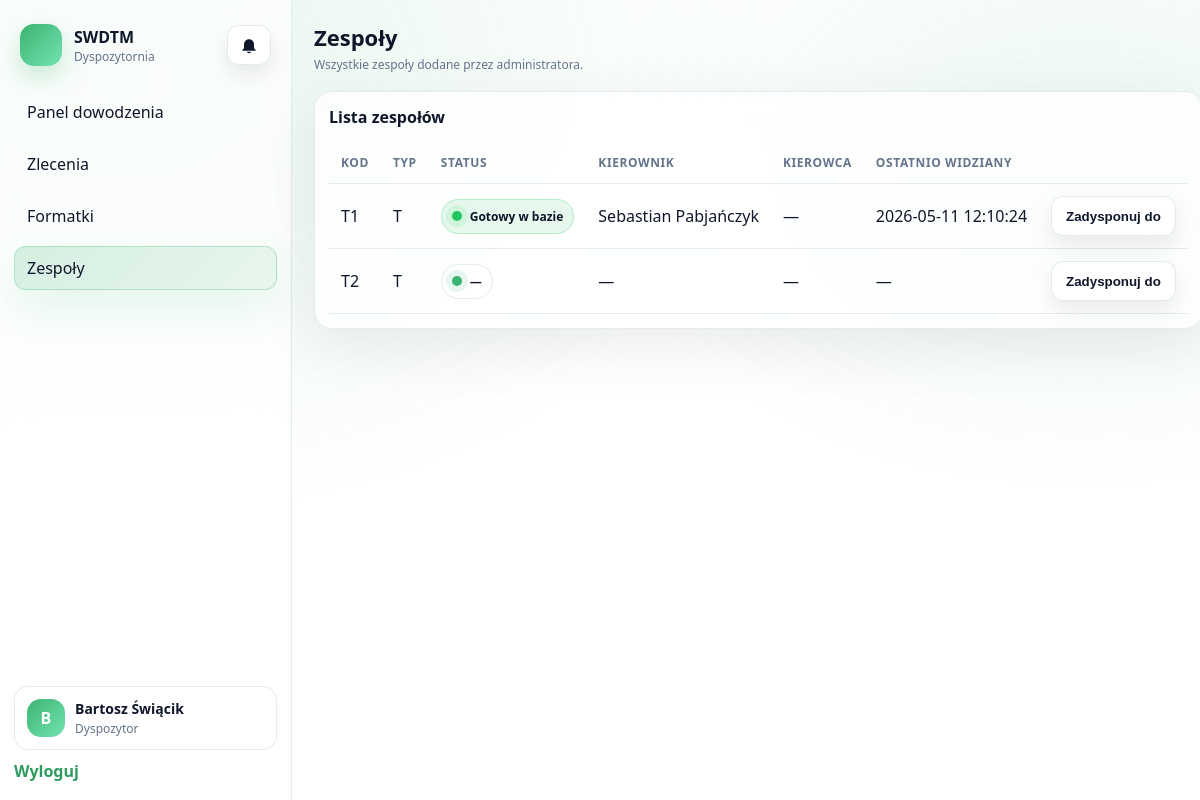
Screenshot of /public/dispatcher/teams.php (signed in) with the database file from the repository.
### tables this page shows
CREATE TABLE `team_presence` (
  `team_code` varchar(20) NOT NULL,
  `status_code` varchar(60) DEFAULT NULL,
  `status_label` varchar(120) DEFAULT NULL,
  `leader_name` varchar(120) DEFAULT NULL,
  `driver_name` varchar(120) DEFAULT NULL,
  `last_seen_at` datetime NOT NULL DEFAULT current_timestamp() ON UPDATE current_timestamp()
);

CREATE TABLE `teams` (
  `id` int(10) UNSIGNED NOT NULL,
  `code` varchar(20) NOT NULL,
  `type` enum('T','P','S') NOT NULL,
  `name` varchar(120) DEFAULT NULL,
  `is_active` tinyint(1) NOT NULL DEFAULT 1,
  `created_at` datetime NOT NULL DEFAULT current_timestamp(),
  `updated_at` datetime NOT NULL DEFAULT current_timestamp() ON UPDATE current_timestamp()
);

### src/auth.php (called while the page is built, shortened)
<?php
function base_path(): string
{
    $host = $_SERVER['HTTP_X_FORWARDED_HOST'] ?? ($_SERVER['HTTP_HOST'] ?? '');
    $host = is_string($host) ? $host : '';
    $script = $_SERVER['SCRIPT_NAME'] ?? '';
    $script = is_string($script) ? $script : '';
    $uri = $_SERVER['REQUEST_URI'] ?? '';
    $uri = is_string($uri) ? $uri : '';
    $pos = strpos($script, '/public/');
    if ($pos !== false) {
        return substr($script, 0, $pos) . '/public';
    }
    return '';
}
function url(string $path): string
{
    return base_path() . $path;
}
function current_user(): ?array
{
    $u = $_SESSION['user'] ?? null;
    return $u;
}

### public/dispatcher/teams.php (the view, shortened to what this page needs)
<?php
require __DIR__ . '/../../src/auth.php';
$user = current_user();
$pdo = db();
$pendingCount = 0;
try {
    $stCnt = $pdo->query("SELECT COUNT(*) FROM client_requests WHERE status = 'pending'");
    $pendingCount = (int)($stCnt->fetchColumn() ?: 0);
} catch (Throwable $e) {
    $pendingCount = 0;
}
$teams = [];
try {
    $stmt = $pdo->query("SELECT code, type, is_active, COALESCE(name, '') AS name FROM teams ORDER BY code ASC");
    $baseTeams = $stmt->fetchAll();
    $presenceByCode = [];
    try {
        $pdo->exec(
            "CREATE TABLE IF NOT EXISTS team_presence (\n"
            . "  team_code VARCHAR(20) NOT NULL,\n"
            . "  status_code VARCHAR(60) NULL,\n"
            . "  status_label VARCHAR(120) NULL,\n"
            . "  leader_name VARCHAR(120) NULL,\n"
            . "  driver_name VARCHAR(120) NULL,\n"
            . "  last_seen_at DATETIME NOT NULL DEFAULT CURRENT_TIMESTAMP ON UPDATE CURRENT_TIMESTAMP,\n"
            . "  PRIMARY KEY (team_code),\n"
            . "  KEY idx_team_presence_last_seen (last_seen_at)\n"
            . ") ENGINE=InnoDB DEFAULT CHARSET=utf8mb4 COLLATE=utf8mb4_unicode_ci"
        );
        $stmt = $pdo->query(
            "SELECT team_code, COALESCE(status_label, '') AS status_label, COALESCE(leader_name, '') AS leader_name, COALESCE(driver_name, '') AS driver_name, last_seen_at\n"
            . "FROM team_presence"
        );
        $rows = $stmt->fetchAll();
        foreach ($rows as $r) {
            $presenceByCode[(string)$r['team_code']] = $r;
        }
    } catch (Throwable $e) {
        $presenceByCode = [];
    }
    $teams = [];
    foreach ($baseTeams as $t) {
        $code = (string)($t['code'] ?? '');
        $p = $presenceByCode[$code] ?? null;
        $lastSeenAt = is_array($p) ? (string)($p['last_seen_at'] ?? '') : '';
        $isOnline = 0;
        $teams[] = [
            'code' => $code,
            'type' => (string)($t['type'] ?? ''),
            'is_active' => (int)($t['is_active'] ?? 0),
            'name' => (string)($t['name'] ?? ''),
            'status_label' => is_array($p) ? (string)($p['status_label'] ?? '') : '',
            'leader_name' => is_array($p) ? (string)($p['leader_name'] ?? '') : '',
            'driver_name' => is_array($p) ? (string)($p['driver_name'] ?? '') : '',
            'last_seen_at' => $lastSeenAt,
            'is_online' => $isOnline,
        ];
    }
} catch (Throwable $e) {
    $teams = [];
}
?><!doctype html>
<html lang="pl">
<head>
    <link rel="stylesheet" href="<?= htmlspecialchars(url('/assets/app.css?v=' . @filemtime(__DIR__ . '/../assets/app.css')), ENT_QUOTES, 'UTF-8') ?>">
</head>
<body class="is-dispatcher">
    <div class="app">
        <aside class="sidebar">
            <div class="sidebar-header">
                <div class="brand-mark"></div>
                <div>
                    <div class="sidebar-title">SWDTM</div>
                    <div class="sidebar-subtitle">Dyspozytornia</div>
                </div>
                <button class="btn-secondary" type="button" data-team-events-bell aria-label="Powiadomienia" style="position:relative;height:40px;width:44px;display:grid;place-items:center;padding:0;margin-left:auto">
                    <svg viewBox="0 0 24 24" width="20" height="20" aria-hidden="true" focusable="false" style="display:block">
                        <path fill="currentColor" d="M12 22a2.5 2.5 0 0 0 2.45-2h-4.9A2.5 2.5 0 0 0 12 22Zm6-6V11a6 6 0 1 0-12 0v5l-2 2v1h16v-1l-2-2Z"/>
                    </svg>
                </button>
            </div>
            <nav class="nav">
                <a class="nav-item" href="<?= htmlspecialchars(url('/dispatcher'), ENT_QUOTES, 'UTF-8') ?>">Panel dowodzenia</a>
                <a class="nav-item" href="<?= htmlspecialchars(url('/dispatcher/orders'), ENT_QUOTES, 'UTF-8') ?>">Zlecenia</a>
                <a class="nav-item<?= ($pendingCount > 0) ? ' is-attention' : '' ?>" href="<?= htmlspecialchars(url('/dispatcher/formatki'), ENT_QUOTES, 'UTF-8') ?>">Formatki</a>
                <a class="nav-item is-active" href="<?= htmlspecialchars(url('/dispatcher/teams'), ENT_QUOTES, 'UTF-8') ?>">Zespoły</a>
            </nav>
            <div class="sidebar-footer">
                <div class="userchip">
                    <div class="avatar"><?= htmlspecialchars(mb_strtoupper(mb_substr(!empty($user['full_name']) ? (string)$user['full_name'] : (string)$user['username'], 0, 1)), ENT_QUOTES, 'UTF-8') ?></div>
                    <div>
                        <div class="userchip-name"><?= htmlspecialchars(!empty($user['full_name']) ? (string)$user['full_name'] : (string)$user['username'], ENT_QUOTES, 'UTF-8') ?></div>
                        <div class="userchip-role">Dyspozytor</div>
                    </div>
                </div>
                <a class="link" href="<?= htmlspecialchars(url('/logout'), ENT_QUOTES, 'UTF-8') ?>">Wyloguj</a>
            </div>
        </aside>
        <main class="main">
            <header class="topbar">
                <div>
                    <div class="page-title">Zespoły</div>
                    <div class="page-subtitle">Wszystkie zespoły dodane przez administratora.</div>
                </div>
            </header>
            <section class="panel">
                <div class="panel-head">
                    <div class="panel-title">Lista zespołów</div>
                </div>
                <div class="panel-body">
                    <?php if (!$teams): ?>
                        Brak zespołów.
                    <?php else: ?>
                        <table class="table">
                            <thead>
                                <tr>
                                    <th>Kod</th>
                                    <th>Typ</th>
                                    <th>Status</th>
                                    <th>Kierownik</th>
                                    <th>Kierowca</th>
                                    <th>Ostatnio widziany</th>
                                    <th></th>
                                </tr>
                            </thead>
                            <tbody>
                                <?php foreach ($teams as $t): ?>
                                    <?php
                                        $code = (string)($t['code'] ?? '');
                                        $type = (string)($t['type'] ?? '');
                                        $label = (string)($t['status_label'] ?? '');
                                        $statusText = $label !== '' ? $label : '—';
                                        $s = mb_strtolower(trim($label));
                                        $statusClass = '';
                                        if ($s === 'gotowy w bazie' || $s === 'powrót do bazy') {
                                            $statusClass = ' status-green';
                                        } elseif ($s === 'niegotowy' || $s === 'przywracanie gotowości' || $s === 'dezynfekcja' || $s === 'mycie' || $s === 'tankowanie') {
                                            $statusClass = ' status-yellow';
                                        } elseif ($s === 'awaria') {
                                            $statusClass = ' status-purple';
                                        } elseif ($s !== '' && $s !== 'aktywny') {
                                            $statusClass = ' status-red';
                                        }
                                        $leader = (string)($t['leader_name'] ?? '');
                                        $driver = (string)($t['driver_name'] ?? '');
                                        $lastSeen = (string)($t['last_seen_at'] ?? '');
                                    ?>
                                    <tr>
                                        <td><?= htmlspecialchars($code, ENT_QUOTES, 'UTF-8') ?></td>
                                        <td><?= htmlspecialchars($type, ENT_QUOTES, 'UTF-8') ?></td>
                                        <td>
                                            <span class="team-status<?= htmlspecialchars($statusClass, ENT_QUOTES, 'UTF-8') ?>">
                                                <span class="status-dot"></span>
                                                <span><?= htmlspecialchars($statusText, ENT_QUOTES, 'UTF-8') ?></span>
                                            </span>
                                        </td>
                                        <td><?= htmlspecialchars($leader !== '' ? $leader : '—', ENT_QUOTES, 'UTF-8') ?></td>
                                        <td><?= htmlspecialchars($driver !== '' ? $driver : '—', ENT_QUOTES, 'UTF-8') ?></td>
                                        <td><?= htmlspecialchars($lastSeen !== '' ? $lastSeen : '—', ENT_QUOTES, 'UTF-8') ?></td>
                                        <td style="text-align:right">
                                            <button class="btn-secondary" type="button" data-open-today-orders data-team-code="<?= htmlspecialchars($code, ENT_QUOTES, 'UTF-8') ?>" data-team-type="<?= htmlspecialchars($type, ENT_QUOTES, 'UTF-8') ?>">Zadysponuj do</button>
                                        </td>
                                    </tr>
                                <?php endforeach; ?>
                            </tbody>
                        </table>
                    <?php endif; ?>
                </div>
            </section>
        </main>
    </div>
</body>
</html>

### rows the page displays
team_presence: team_code "T1", type "T", statusText "Gotowy w bazie", leader "Sebastian Pabjańczyk", driver "—", last_seen_at "2026-05-11 12:10:24"
teams: code "T2", type "T", statusText "—", leader "—", driver "—", lastSeen "—"
